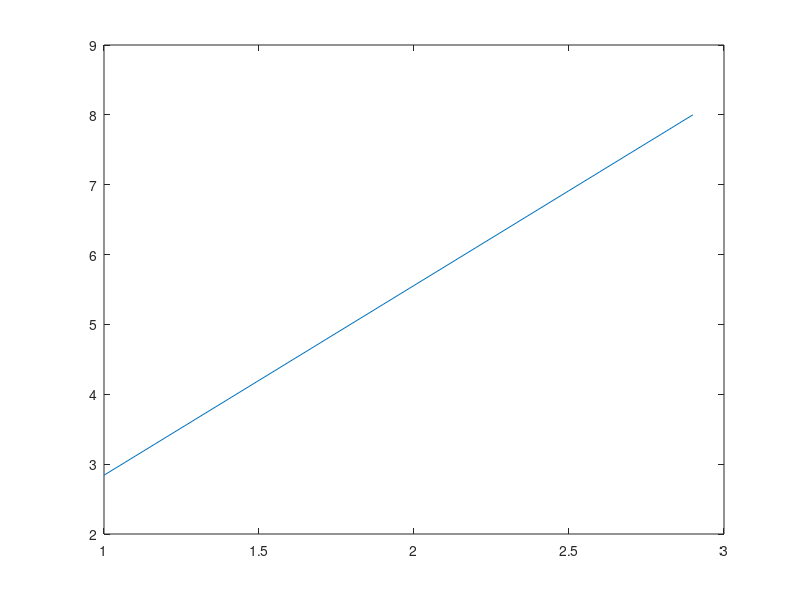

The MATLAB source for this figure:
addpath(pwd)
function  resultado = lineal(sumaX,sumaY, sumaXCuadrados, productoXY, N) %Calcula a y b para la aproximacion lineal    
    a = det([productoXY, sumaX; sumaY, N]) / det([sumaXCuadrados, sumaX; sumaX, N]);
    b = det([sumaXCuadrados, productoXY; sumaX, sumaY]) / det([sumaXCuadrados, sumaX; sumaX, N]);
    resultado = [a,b];
endfunction


function graficarLineal(x1, x2, a, b)
  x = x1:0.1:x2;
  y = a * x + b;
  plot(x,y);  
endfunction

%Ejemplo de clase
res = lineal(9.6, 26.7, 21.1, 58.51, 5);
printf("Y = %dX + %d\n", res(1), res(2));
graficarLineal(1, 2.9, res(1), res(2));

